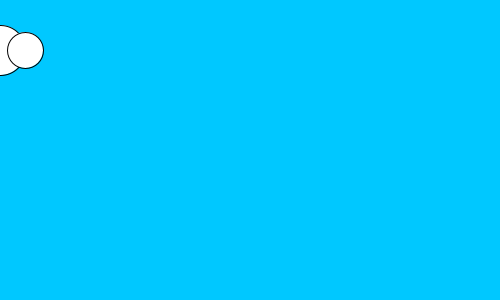
Frame 1 (no input)
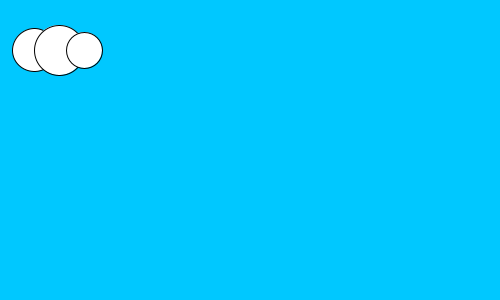
Frame 60 (the mouse pressed at the canvas centre just before this capture)
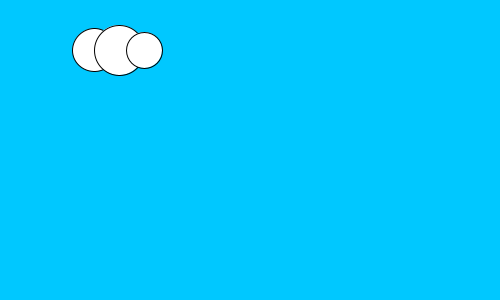
Frame 120 (the mouse held since frame 60 and released just before this capture)

The Processing sketch that drew these frames (run headless with seeded random() and noise(); from frame 60 on, the mouse is pressed at the canvas centre):

// Processing sketch: week_4_quix_a_activity
// ── week_4_quix_a_activity.pde
//Globals (for sake of simplicity over re-usability)
float cloud_x = 0;
float cloud_y = 50;
float cloud_size = 50; //dictates the size of the largest circle in the cloud
//-----------------------------------------------
void setup(){
  size(500,300);
}
//-----------------------------------------------
void draw(){
  background(0,200,255);// cyan coloured bg
  if (cloud_x < width){
    Cloud(cloud_x,cloud_y,cloud_size);
    cloud_x++;
  }
}
//===============================================
void Cloud(float x, float y, float size){
  //The cloud should be made of three white circles, small, large, medium.
  //don't want to make the for loop too complicated, but still want to keep it for efficiency.
  
  float size_delta = 7; //the change in px from the largest to smallest circle
  float seperation = size/2; //the change in distance from centres of two drawn circles
  ellipseMode(CENTER);
  //ellipse(x,y,size,size);
  for (int count = -1;count < 1;count++){
    ellipse(x + (seperation * count) , y, (size - (size_delta*abs(count))), (size - (size_delta*abs(count))));
  }
  ellipse( x + seperation , y, size - (size_delta * 2) , size - (size_delta * 2));
}
